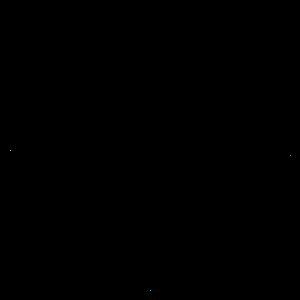
Frame 1 (no input)
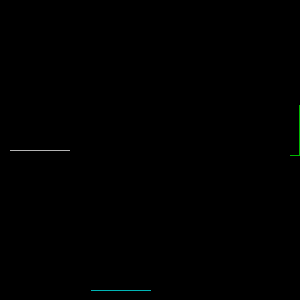
Frame 60 (the mouse pressed at the canvas centre just before this capture)
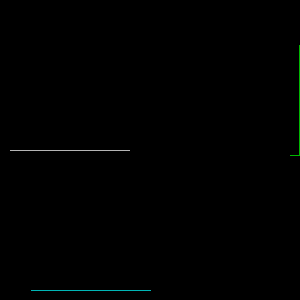
Frame 120 (the mouse held since frame 60 and released just before this capture)

The Processing sketch that drew these frames (run headless with seeded random() and noise(); from frame 60 on, the mouse is pressed at the canvas centre):

// Processing sketch: processing_77576
// ── processing_77576.pde

int x = 10;
int y = 150;
int direction = RIGHT;
int compx = 150;
int compy = 290;
int compdirection = LEFT;
int twocx = 290;
int twocy = 155;
int twoc = RIGHT;
boolean GameOver = false;

void setup()
{
  size(300, 300);
  background(0);
}

void draw()
{
  if (GameOver == true)
  {
    textSize(30); 
    text("Game Over", 70, 140);
  }
  else 
  {
    human();
    if (GameOver== false)
    {
      computer();
      computerTwo();   
    }
  }
}

void human()
{
  if (get(x, y) != color(0))
  {
    fill(255,0,0);
    textSize(25);
    text("You Lose!", 100,160);
    GameOver = true;
  }
  else
  {
    stroke(255);
    point(x, y);
    if (direction == RIGHT)
    {
      x++;
    }
    else if (direction == LEFT)
    {
      x--;
    }
    else if (direction == UP)
    {
      y--;
    }
    else if (direction == DOWN)
    {
      y++;
    }
  }
}
void computer()
{
  if (get(compx, compy) != color(0))
  {
    textSize(25);
    fill(255,0,0);
    text("Computer One Loses",30,160);
    GameOver = true;
  }
  else
  {
    stroke(0, 255, 255);
    point(compx, compy);
    if (compdirection == RIGHT)
    {
      compx++;
      if (get(compx +1, compy) != color(0, 0, 0))
      {
        compdirection = UP;
      }
    }
    else if (compdirection == LEFT)
    {
      compx--;
      if (get(compx -1, compy) != color(0, 0, 0))
      {
        compdirection = DOWN;
      }
    }
    else if (compdirection == UP)
    {
      compy--;
      if (get(compx, compy-1) != color(0, 0, 0))
      {
        compdirection = LEFT;
      }
    }
    else if (compdirection == DOWN)
    {
      compy++;
      if (get(compx, compy+1) != color(0, 0, 0))
      {
        compdirection = RIGHT;
      }
    }
  }
}
void computerTwo()
{
  if (get(twocx, twocy) != color(0))
  {
    textSize(25);
    fill(255,0,0);
    text("Computer Two Loses", 30,160);
    GameOver = true;
  }
  else
  {
    stroke(0, 255, 0);
    point(twocx, twocy);
    if (twoc == RIGHT)
    {
      twocx++;
      if (get(twocx +1, twocy) != color(0, 0, 0))
      {
        twoc = UP;
      }
    }
    else if (twoc == LEFT)
    {
      twocx--;
      if (get(twocx -1, twocy) != color(0, 0, 0))
      {
        twoc = DOWN;
      }
    }
    else if (twoc == UP)
    {
      twocy--;
      if (get(twocx, twocy-1) != color(0, 0, 0))
      {
        twoc = LEFT;
      }
    }
    else if (twoc == DOWN)
    {
      twocy++;
      if (get(twocx, twocy+1) != color(0, 0, 0))
      {
        twoc = RIGHT;
      }
    }
  }
}
void keyPressed()
{
  if (key == 't')
  {
    direction = UP;
  }
  else if (key == 'g')
  {
    direction = DOWN;
  }
  else if (key == 'f')
  {
    direction = LEFT;
  }
  else if (key == 'h')
  {
    direction = RIGHT;
  }
}
